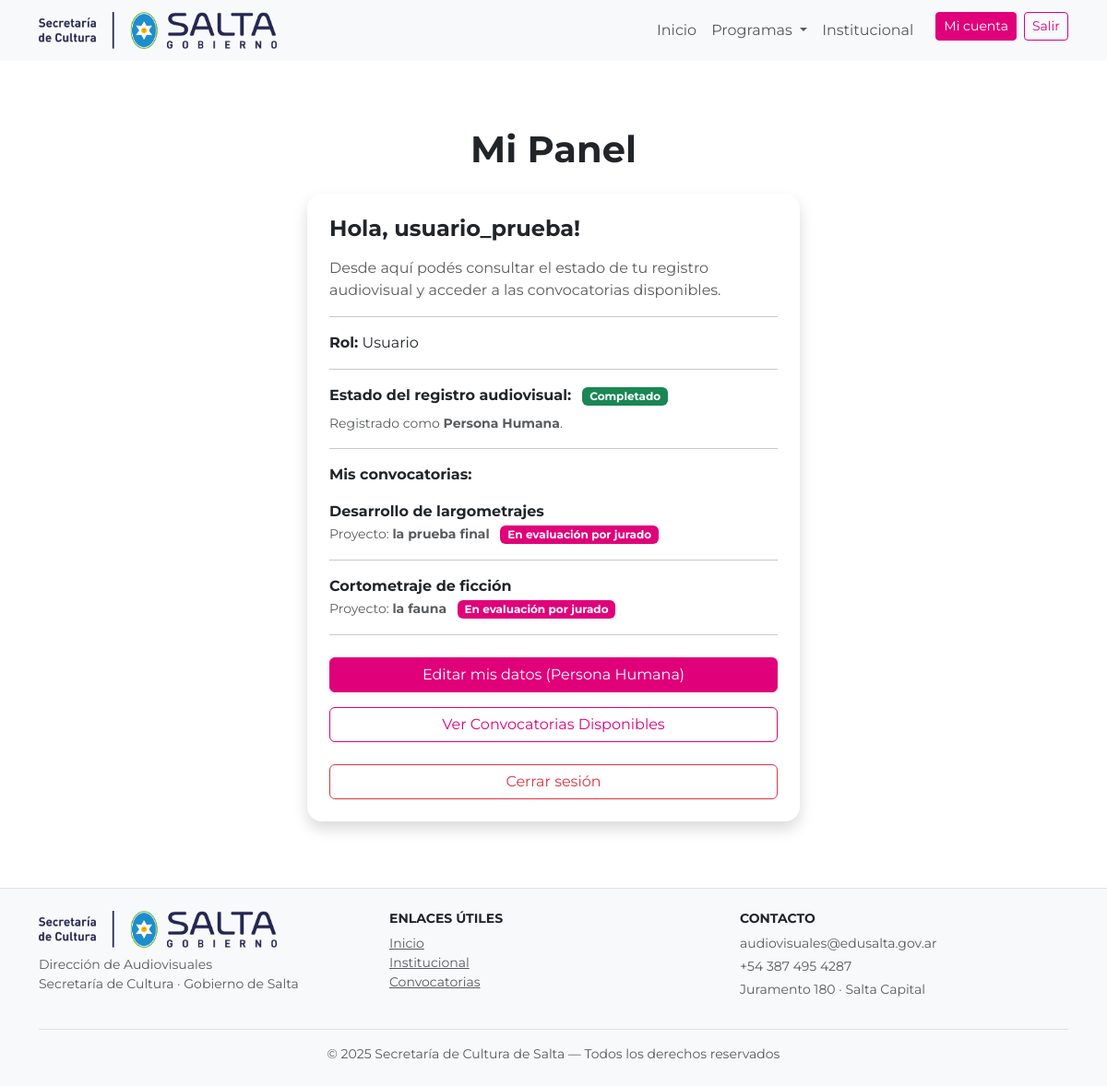
Before: /usuarios/panel/ (signed in) with the older database file.
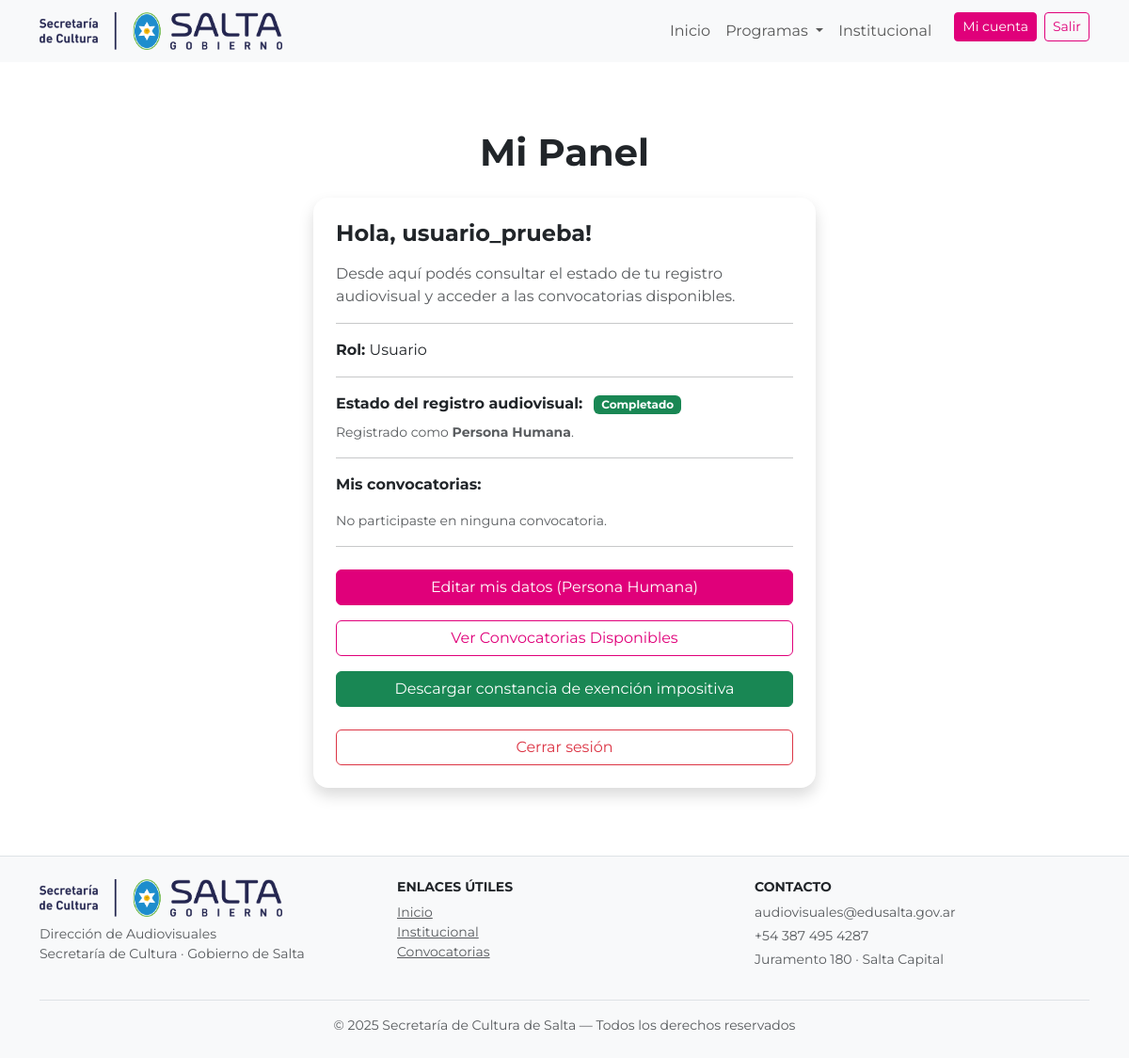
After: the same page with the newer database file.
### convocatorias/models.py (models this page shows, shortened)
class Postulacion(models.Model):
    user = models.ForeignKey(User, on_delete=models.CASCADE)
    convocatoria = models.ForeignKey(Convocatoria, on_delete=models.CASCADE)
    nombre_proyecto = models.CharField(max_length=255)
    TIPO_PROYECTO = [
        ('', '- Seleccionar -'),
        ('', '- Cine -'),
        ("cine_corto", "Cortometraje"),
        ("cine_largo", "Largometraje"),
        ('', '- Serie -'),
        ("serie", "Serie"),
        ("serie_web", "Serie Web"),
        ('', '- Animacion -'),
        ("corto_animacion", "Cortometraje animación"),
        ("largo_animacion", "Largoometraje animación"),
        ("serie_animacion", "Serie animación"),
        ("serieweb_animacion", "Serie web animación"),
        ("videoclip_animacion", "Videoclip animación"),
        ('', '- Otros -'),
        ("tv", "TV"),
        ("publicidad", "Publicidad"),
        ("videoclip", "Videoclip"),
        ("videojuego", "Videojuego"),
        ("transmedia", "Transmedia"),
        ("otro", "Otro"),
    ]
    tipo_proyecto = models.CharField(max_length=50, choices=TIPO_PROYECTO)
    GENERO = [
        ("ficcion", "Ficción"),
        ("documental", "Documental"),
        ("noficcion", "No ficción"),
        ("educativo", "Educativo"),
        ("deportivo", "Deportivo"),
        ("simulacion", "Simulacion"),
        ("ludico", "Lúdico"),
        ("otro", "Otro"),
    ]
    genero = models.CharField(max_length=50, choices=GENERO)
    declaracion_jurada = models.BooleanField(default=False)
    fecha_envio = models.DateTimeField(auto_now_add=True)
    ESTADOS = [
        ("enviado", "Enviado"),
        ("revision_admin", "En revisión administrativa"),
        ("observado", "Observado (requiere subsanación)"),
        ("admitido", "Admitido"),
        ("evaluacion_jurado", "En evaluación por jurado"),
        ("seleccionado", "Seleccionado"),
        ("no_seleccionado", "No seleccionado"),
        ("finalizado", "Finalizado"),
    ]
    estado = models.CharField(
        max_length=30,
        choices=ESTADOS,
        default="enviado"
    )
    class Meta:
        ordering = ["-fecha_envio"]
        verbose_name = "Postulación"
        verbose_name_plural = "Postulaciones"

class Convocatoria(models.Model):
    titulo = models.CharField(max_length=200)
    slug = models.SlugField(unique=True, blank=True)
    descripcion_corta = models.TextField(blank=True)
    descripcion_larga = models.TextField(blank=True)
    url_curso = models.URLField(
        "URL del curso asincrónico",
        blank=True,
        null=True,
        help_text="Solo completar si el curso es asincrónico."
    )
    categoria = models.CharField(max_length=20, choices=CATEGORIAS)
    tematica_genero = models.CharField(max_length=200, blank=True)
    linea = models.CharField(max_length=20, choices=LINEAS)
    requisitos = models.TextField(blank=True)
    beneficios = models.TextField(blank=True)
    bases_pdf = models.FileField(
        upload_to="convocatorias/bases/",
        blank=True,
        null=True
    )
    imagen = models.ImageField(
        upload_to="convocatorias/img/",
        blank=True,
        null=True
    )
    fecha_inicio = models.DateField()
    fecha_fin = models.DateField()
    bloque_personas = models.CharField(
        max_length=20,
        choices=BLOQUE_PERSONAS_TITULO,
        default="JURADO"
    )
    jurado1_nombre = models.CharField(max_length=200, blank=True)
    jurado1_foto = models.ImageField(upload_to="convocatorias/jurados/", blank=True, null=True)
    jurado1_bio = models.TextField(blank=True)
    jurado2_nombre = models.CharField(max_length=200, blank=True)
    jurado2_foto = models.ImageField(upload_to="convocatorias/jurados/", blank=True, null=True)
    jurado2_bio = models.TextField(blank=True)
    jurado3_nombre = models.CharField(max_length=200, blank=True)
    jurado3_foto = models.ImageField(upload_to="convocatorias/jurados/", blank=True, null=True)
    jurado3_bio = models.TextField(blank=True)
    orden = models.PositiveIntegerField(default=0)
    url_destino = models.CharField(max_length=300, blank=True)
    class Meta:
        ordering = ["orden", "-fecha_inicio"]

### usuarios/views.py (the view)
# urls.py: path("panel/", views.panel_usuario, name="panel_usuario"),
@login_required(login_url="/usuarios/login/")
def panel_usuario(request):
    user = request.user
    persona_humana = PersonaHumana.objects.filter(user=user).first()
    persona_juridica = PersonaJuridica.objects.filter(user=user).first()
    exencion = (
        Exencion.objects
        .filter(user=user)
        .order_by("-fecha_creacion")
        .first()
    )
    postulaciones = (
        Postulacion.objects
        .filter(user=user)
        .select_related("convocatoria")
        .order_by("-fecha_envio")
    )
    return render(
        request,
        "usuarios/panel.html",
        {
            "persona_humana": persona_humana,
            "persona_juridica": persona_juridica,
            "exencion": exencion,
            "postulaciones": postulaciones,
        },
    )

### usuarios/templatetags/roles.py (called while the page is built)
@register.filter
def rol_usuario(user):
    if not user.is_authenticated:
        return ""
    if user.groups.filter(name="admin").exists():
        return "Administrador"
    if user.groups.filter(name="jurado").exists():
        return "Jurado"
    return "Usuario"

### usuarios/templates/usuarios/panel.html (shortened to what the changed rows need)
{% extends "sitio_publico/base.html" %}
{% load static %}
{% load roles %}
{% block content %}
<div class="container py-5">
    <h1 class="fw-bold mb-4 text-center">Mi Panel</h1>
    <div class="row justify-content-center">
        <div class="col-lg-6 col-md-8">
            <div class="p-4 shadow"
                 style="border-radius: 16px; background: #fff;">
                <h4 class="fw-bold mb-3">
                    Hola, {{ user.first_name|default:user.username }}!
                </h4>
                <p class="text-muted">
                    Desde aquí podés consultar el estado de tu registro audiovisual
                    y acceder a las convocatorias disponibles.
                </p>
                <hr>
                <p><strong>Rol:</strong> {{ user|rol_usuario }}</p>
                {% if user|rol_usuario != "Administrador" %}
                <hr>
                {% if persona_humana or persona_juridica %}
                    <p class="mb-2">
                        <strong>Estado del registro audiovisual:</strong>
                        <span class="badge bg-success ms-2">Completado</span>
                    </p>
                    {% if persona_humana %}
                        <p class="text-muted small mb-1">
                            Registrado como <strong>Persona Humana</strong>.
                        </p>
                    {% endif %}
                {% endif %}
                <hr>
                <p class="mb-3"><strong>Mis convocatorias:</strong></p>
                {% if postulaciones %}
                    {% for p in postulaciones %}
                        <p class="mb-2">
                            <strong>{{ p.convocatoria.titulo }}</strong><br>
                            <span class="text-muted small">
                                Proyecto: <strong>{{ p.nombre_proyecto }}</strong>
                            </span>
                            <span class="badge ms-2
                                {% if p.estado == 'enviado' %}
                                    bg-secondary
                                {% elif p.estado == 'revision_admin' %}
                                    bg-info
                                {% elif p.estado == 'observado' %}
                                    bg-warning text-dark
                                {% elif p.estado == 'admitido' %}
                                    bg-primary
                                {% elif p.estado == 'evaluacion_jurado' %}
                                    bg-primary
                                {% elif p.estado == 'seleccionado' %}
                                    bg-success
                                {% elif p.estado == 'no_seleccionado' %}
                                    bg-danger
                                {% elif p.estado == 'finalizado' %}
                                    bg-success
                                {% else %}
                                    bg-secondary
                                {% endif %}
                            ">
                                {{ p.get_estado_display }}
                            </span>
                        </p>
                        <hr>
                    {% endfor %}
                {% else %}
                    <p class="text-muted small">
                        No participaste en ninguna convocatoria.
                    </p>
                    <hr>
                {% endif %}
                <div class="d-grid gap-3 mt-4">
                    {% if persona_humana %}
                        <a href="{% url 'registro_audiovisual:editar_persona_humana' %}"
                           class="btn btn-primary">
                            Editar mis datos (Persona Humana)
                        </a>
                    {% endif %}
                    <a href="{% url 'convocatorias:convocatorias_home' %}"
                       class="btn btn-outline-primary">
                        Ver Convocatorias Disponibles
                    </a>
                    {% if exencion %}
                        {% if exencion.certificado_pdf %}
                            <a href="{{ exencion.certificado_pdf.url }}"
                               class="btn btn-success"
                               download>
                                Descargar constancia de exención impositiva
                            </a>
                        {% else %}
                            <button class="btn btn-outline-secondary" disabled>
                                Exención impositiva en revisión
                            </button>
                        {% endif %}
                    {% endif %}
                </div>
                {% endif %}
                <a href="{% url 'usuarios:logout' %}"
                   class="btn btn-outline-danger mt-4 w-100">
                    Cerrar sesión
                </a>
            </div>
        </div>
    </div>
</div>
{% endblock %}

Changed rows visible on the page:
removed Postulacion: convocatoria.titulo "Desarrollo de largometrajes", nombre_proyecto "la prueba final", estado "En evaluación por jurado"
removed Postulacion: convocatoria.titulo "Cortometraje de ficción", nombre_proyecto "la fauna", estado "En evaluación por jurado"
Other visible differences:
text now shown: "No participaste en ninguna convocatoria. Descargar constancia de exención impositiva"
